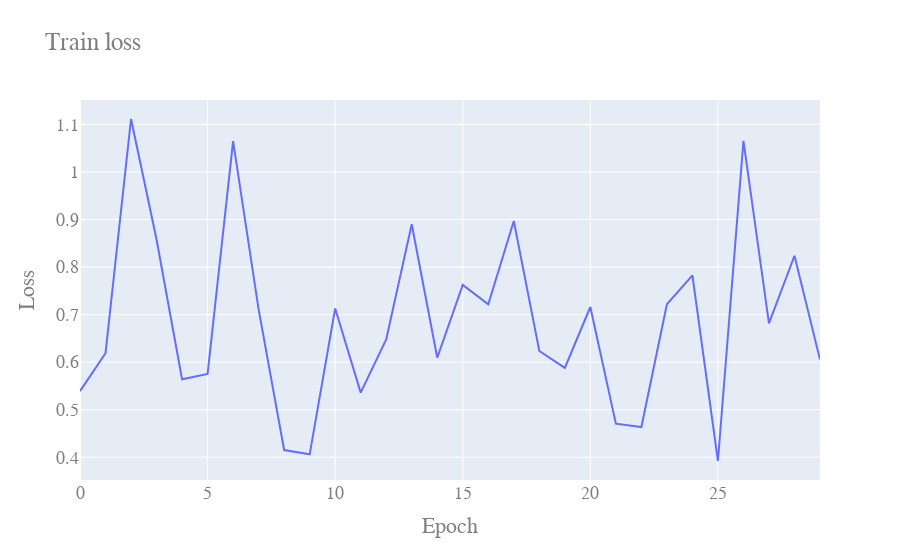

Source (notebook cell):
### Code cell
plot_loss(losses)

### Figure 1 — Plotly figure (JSON) as saved in the notebook; plotly's stock layout.template omitted (floating-point values rounded to 4 significant figures)
{"data": [{"type": "scatter", "x": [0, 1, 2, 3, 4, 5, 6, 7, 8, 9, 10, 11, 12, 13, 14, 15, 16, 17, 18, 19, 20, 21, 22, 23, 24, 25, 26, 27, 28, 29], "y": [0.5391, 0.6188, 1.111, 0.8581, 0.5641, 0.5751, 1.065, 0.7109, 0.4151, 0.406, 0.7129, 0.5359, 0.6477, 0.89, 0.6093, 0.7625, 0.7217, 0.8969, 0.6235, 0.5879, 0.716, 0.4705, 0.4635, 0.7218, 0.7826, 0.3921, 1.065, 0.6815, 0.8238, 0.6054]}], "layout": {"font": {"color": "#7f7f7f", "family": "Courier New, monospace", "size": 18}, "title": {"text": "Train loss"}, "xaxis": {"title": {"text": "Epoch"}}, "yaxis": {"title": {"text": "Loss"}}}}
